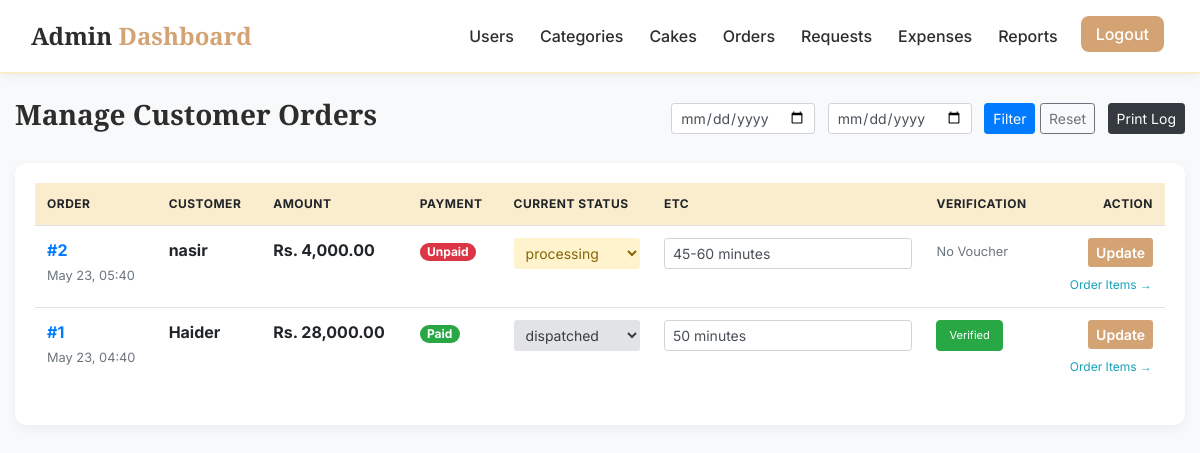
Before: /admin/admin_orders.php (signed in) with the older database file.
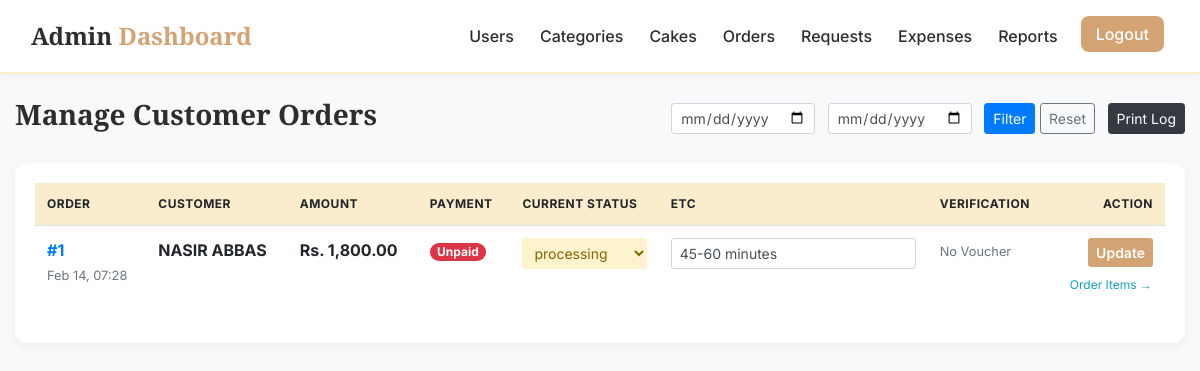
After: the same page with the newer database file.
### tables this page shows
CREATE TABLE `orders` (
  `order_id` int(11) NOT NULL,
  `user_id` int(11) NOT NULL,
  `total_amount` decimal(10,2) NOT NULL,
  `status` enum('processing','confirmed','dispatched','delivered','rejected') DEFAULT 'processing',
  `estimated_time` varchar(255) DEFAULT NULL,
  `payment_status` enum('unpaid','paid') DEFAULT 'unpaid',
  `name` varchar(255) NOT NULL,
  `address` text NOT NULL,
  `phone` varchar(20) NOT NULL,
  `created_at` timestamp NOT NULL DEFAULT current_timestamp()
);

### admin/admin_orders.php (the view, shortened to what the changed rows need)
<?php
include('config.php');
$filter = "";
?>
<!DOCTYPE html>
<html lang="en">
<head>
    <link rel="stylesheet" href="https://stackpath.bootstrapcdn.com/bootstrap/4.5.2/css/bootstrap.min.css">
</head>
<body>
<div class="container-fluid mt-4">
    <div class="service-card">
        <div class="table-responsive">
            <table class="table table-hover align-middle">
                <thead>
                    <tr>
                        <th>Order</th>
                        <th>Customer</th>
                        <th>Amount</th>
                        <th>Payment</th>
                        <th>Current Status</th>
                        <th>ETC</th>
                        <th>Verification</th>
                        <th class="text-right">Action</th>
                    </tr>
                </thead>
                <tbody>
                    <?php
                    $orders = $conn->query("SELECT * FROM Orders $filter ORDER BY created_at DESC");
                    if ($orders->num_rows > 0) {
                        while ($row = $orders->fetch_assoc()) {
                            $oid = $row['order_id'];
                            $status_class = "status-" . $row['status'];
                            ?>
                            <tr>
                                <td>
                                    <span class="font-weight-bold text-primary">#<?= $oid ?></span><br>
                                    <small class="text-muted"><?= date('M d, H:i', strtotime($row['created_at'])) ?></small>
                                </td>
                                <td>
                                    <strong><?= htmlspecialchars($row['name']) ?></strong>
                                </td>
                                <td class="font-weight-bold">Rs. <?= number_format($row['total_amount'], 2) ?></td>
                                <td>
                                    <span class="badge badge-pill <?= $row['payment_status'] == 'paid' ? 'badge-success' : 'badge-danger' ?>">
                                        <?= ucfirst($row['payment_status']) ?>
                                    </span>
                                </td>
                                <td>
                                    <form method='POST' id='form<?= $oid ?>'>
                                        <select name='status' class="form-control form-control-sm border-0 <?= $status_class ?>" onchange="this.className='form-control form-control-sm border-0 status-'+this.value">
                                            <?php
                                            $opts = ['processing', 'confirmed', 'dispatched', 'delivered', 'rejected'];
                                            foreach($opts as $opt) {
                                                $sel = ($row['status'] == $opt) ? 'selected' : '';
                                                echo "<option value='$opt' $sel>$opt</option>";
                                            }
                                            ?>
                                        </select>
                                </td>
                                <td>
                                    <input type='text' name='estimated_time' class='form-control form-control-sm' value='<?= htmlspecialchars($row['estimated_time']) ?>' placeholder="e.g. 2 Hours">
                                </td>
                                <td>
                                    <?php
                                    $vResult = $conn->query("SELECT * FROM payment_vouchers WHERE order_id = $oid");
                                    if ($vResult && $vResult->num_rows > 0) {
                                        $voucher = $vResult->fetch_assoc();
                                        $vColor = $voucher['verified'] ? 'btn-success' : 'btn-info';
                                        echo "<button type='button' class='btn btn-xs $vColor' style='font-size:11px' data-toggle='modal' data-target='#voucherModal$oid'>
                                                " . ($voucher['verified'] ? 'Verified' : 'View Voucher') . "
                                              </button>";
                                    } else {
                                        echo "<span class='text-muted small italic'>No Voucher</span>";
                                    }
                                    ?>
                                </td>
                                <td class="text-right">
                                    <button type='submit' name='update_order' class='btn btn-sm btn-update mb-1'>Update</button>
                                    <form method='GET' action='order_details.php'>
                                        <button type='submit' class='btn btn-xs btn-link text-info p-0' style="font-size: 12px;">Order Items →</button>
                                    </form>
                                </td>
                            </tr>
                            <?php
                        }
                    } else {
                        echo "<tr><td colspan='8' class='text-center py-5'>No orders found.</td></tr>";
                    }
                    ?>
                </tbody>
            </table>
        </div>
    </div>
</div>
</body>
</html>

Changed rows visible on the page:
removed orders: order_id "2", created_at "May 23, 05:40", name "nasir", total_amount "4,000.00", payment_status "Unpaid", status "processing", estimated_time "45-60 minutes", shows "No Voucher"
changed orders id 1: created_at "May 23, 04:40" → "Feb 14, 07:28"; name "Haider" → "NASIR ABBAS"; total_amount "28,000.00" → "1,800.00"; payment_status "Paid" → "Unpaid"; status "dispatched" → "processing"; estimated_time "50 minutes" → "45-60 minutes"; text "Verified" → "No Voucher"
